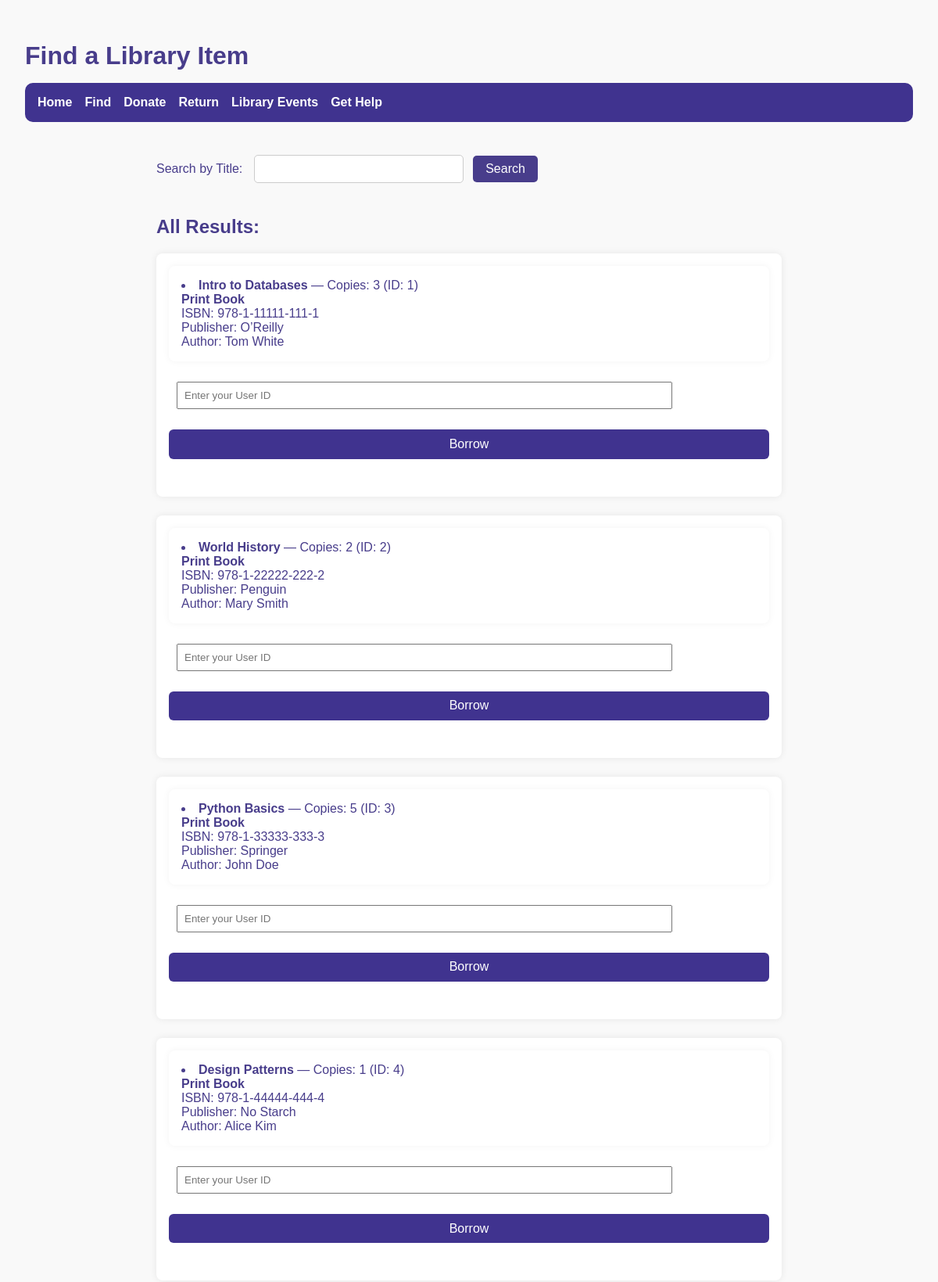
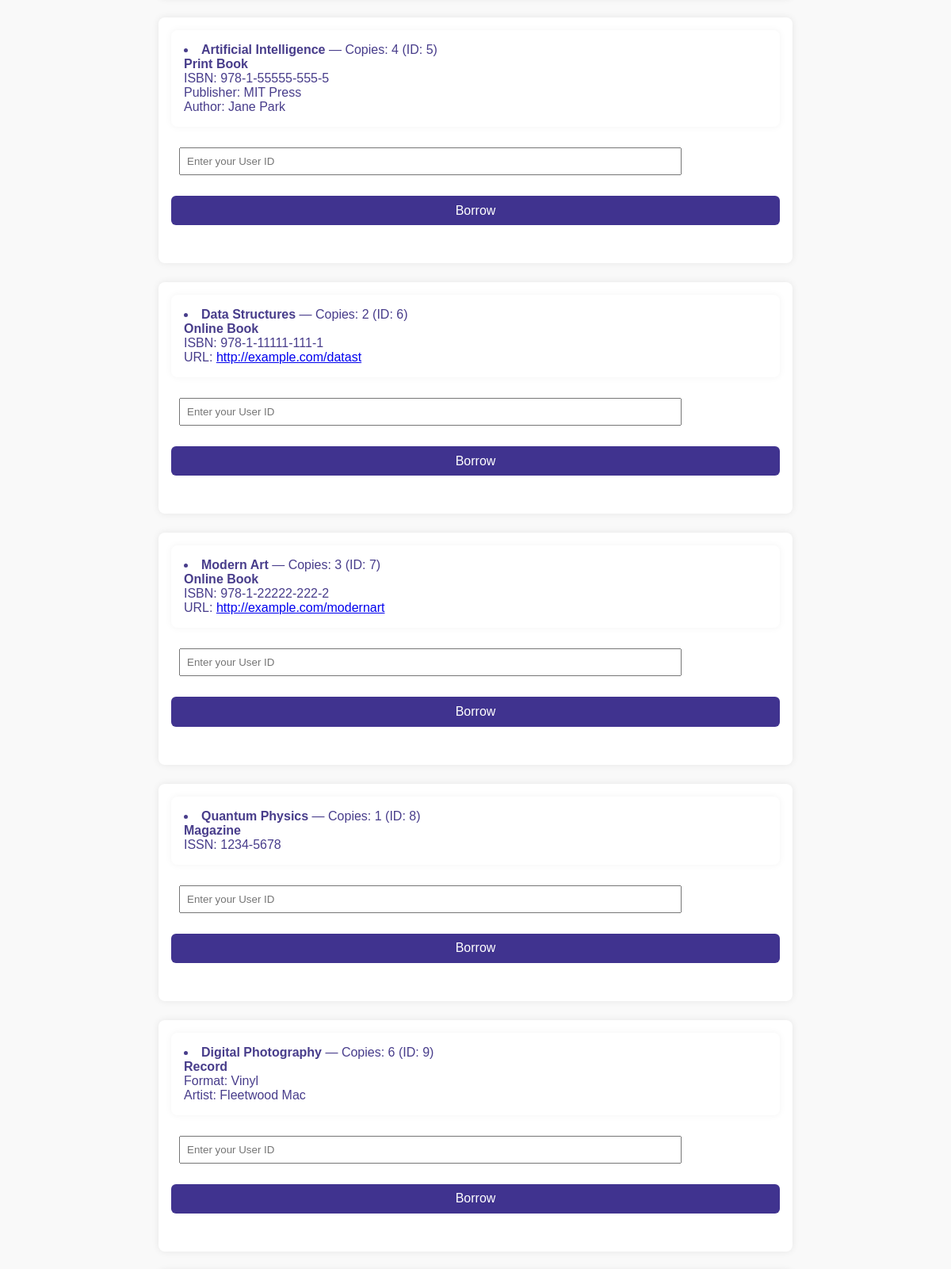
Page /find (upper part) on the committed database (2 pictures, top to bottom).
### tables this page shows
CREATE TABLE PrintBooks (
        item_id INTEGER PRIMARY KEY,
        ISBN TEXT,
        FOREIGN KEY (item_id) REFERENCES LibraryItems(item_id),
        FOREIGN KEY (ISBN) REFERENCES BookMetadata(ISBN)
    );

CREATE TABLE LibraryItems (
        item_id INTEGER PRIMARY KEY,
        available_copies INTEGER CHECK(available_copies >= 0),
        title TEXT NOT NULL
    );

CREATE TABLE BookMetadata (
        ISBN TEXT PRIMARY KEY,
        publisher TEXT,
        author TEXT
    );

CREATE TABLE OnlineBooks (
        item_id INTEGER PRIMARY KEY,
        url TEXT,
        ISBN TEXT,
        FOREIGN KEY (item_id) REFERENCES LibraryItems(item_id),
        FOREIGN KEY (ISBN) REFERENCES BookMetadata(ISBN)
    );

CREATE TABLE Magazines (
        item_id INTEGER PRIMARY KEY,
        ISSN TEXT,
        FOREIGN KEY (item_id) REFERENCES LibraryItems(item_id)
    );

### modules/routes.py (the view)
    @app.route('/find', methods=['GET', 'POST'])
    def find_item():
        search_query = ''
        if request.method == 'POST':
            search_query = request.form['title']
        conn = sqlite3.connect('library.db')
        cur = conn.cursor()
        query = '''
            SELECT li.item_id, li.title, li.available_copies,
                pb.ISBN, bm.publisher, bm.author,
                COALESCE(mm1.format, mm2.format) AS format,
                COALESCE(mm1.artist, mm2.artist) AS artist,
                m.ISSN,
                ob.ISBN AS ob_ISBN, ob.url,
                COALESCE(mm2.genre, mm1.genre) AS genre
            FROM LibraryItems li
            LEFT JOIN PrintBooks pb ON li.item_id = pb.item_id
            LEFT JOIN BookMetadata bm ON pb.ISBN = bm.ISBN
            LEFT JOIN Records r ON li.item_id = r.item_id
            LEFT JOIN MediaMetadata mm1 ON r.media_id = mm1.media_id
            LEFT JOIN Magazines m ON li.item_id = m.item_id
            LEFT JOIN OnlineBooks ob ON li.item_id = ob.item_id
            LEFT JOIN CDs cd ON li.item_id = cd.item_id
            LEFT JOIN MediaMetadata mm2 ON cd.media_id = mm2.media_id
        '''
        params = ()
        if search_query:
            query += ' WHERE li.title LIKE ?'
            params = (f'%{search_query}%',)
        cur.execute(query, params)
        results = cur.fetchall()
        conn.close()
        return render_template('find.html', results=results, search_query=search_query, message=request.args.get('message'))

### templates/find.html (shortened to what this page needs)
{% extends 'base.html' %}
{% block head %}
    <h1>Find a Library Item</h1>
{% endblock %}
{% block body %}
    <form method="POST">
        <label for="title">Search by Title:</label>
        <input type="text" id="title" name="title" value="{{ search_query }}">
        <button type="submit">Search</button>
    </form>
    <h2>All Results:</h2>
    {% for item in results %}
        <div class="card">
            <li>
                <strong>{{ item[1] }}</strong> — Copies: {{ item[2] }} (ID: {{ item[0] }})<br>
                {% if item[3] %}
                    <strong>Print Book</strong><br>
                    ISBN: {{ item[3] }}<br>
                    Publisher: {{ item[4] }}<br>
                    Author: {{ item[5] }}<br>
                {% elif item[6] and item[7] %}
                    <strong>Record</strong><br>
                    Format: {{ item[6] }}<br>
                    Artist: {{ item[7] }}<br>
                {% elif item[8] %}
                    <strong>Magazine</strong><br>
                    ISSN: {{ item[8] }}<br>
                {% elif item[9] %}
                    <strong>Online Book</strong><br>
                    ISBN: {{ item[9] }}<br>
                    URL: <a href="{{ item[10] }}" target="_blank">{{ item[10] }}</a><br>
                {% elif item[11] %}
                    <strong>CD</strong><br>
                    Genre: {{ item[11] }}<br>
                    Format: {{ item[6] }}<br>
                    Artist: {{ item[7] }}<br>
                {% endif %}
            </li>
            <form method="POST" action="{{ url_for('borrow_item') }}">
                <input type="number" name="user_id" placeholder="Enter your User ID" required>
                <button class="action-button" type="submit">Borrow</button>
            </form>
        </div>
    {% endfor %}
{% endblock %}

### static/style.css (style rules this page uses)
body { margin: 0; font-family: sans-serif; color: darkslateblue; background-color: #f9f9f9; padding: 2rem; }
h1 { color: darkslateblue; margin-bottom: 1rem; }
form { margin-bottom: 2rem; }
input[type="text"] { padding: 0.5rem; font-size: 1rem; width: 250px; margin-right: 0.5rem; border: 1px solid #ccc; border-radius: 5px; }
button { padding: 0.5rem 1rem; font-size: 1rem; background-color: darkslateblue; color: white; border: none; border-radius: 5px; cursor: pointer; }
li { background: white; padding: 1rem; margin-bottom: 1rem; border-radius: 8px; box-shadow: 0 0 10px rgba(0,0,0,0.05); }
input, #openEventForm { margin: 10px; padding: 8px; width: 80%; }
.card { background: white; padding: 1rem; margin-bottom: 1.5rem; border-radius: 8px; box-shadow: 0 0 10px rgba(0, 0, 0, 0.08); }
.action-button { background-color: #40338f; color: white; padding: 0.6rem 1rem; margin-top: 1rem; border: none; width: 100%; font-size: 1rem; border-radius: 6px; cursor: pointer; }

### rows in the picture
PrintBooks: title "Intro to Databases", available_copies "3", item_id "1", ISBN "978-1-11111-111-1", publisher "O’Reilly", author "Tom White"
PrintBooks: title "World History", available_copies "2", item_id "2", ISBN "978-1-22222-222-2", publisher "Penguin", author "Mary Smith"
PrintBooks: title "Python Basics", available_copies "5", item_id "3", ISBN "978-1-33333-333-3", publisher "Springer", author "John Doe"
PrintBooks: title "Design Patterns", available_copies "1", item_id "4", ISBN "978-1-44444-444-4", publisher "No Starch", author "Alice Kim"
PrintBooks: title "Artificial Intelligence", available_copies "4", item_id "5", ISBN "978-1-55555-555-5", publisher "MIT Press", author "Jane Park"
OnlineBooks: title "Data Structures", available_copies "2", item_id "6", ISBN "978-1-11111-111-1", url "http://example.com/datast"
OnlineBooks: title "Modern Art", available_copies "3", item_id "7", ISBN "978-1-22222-222-2", url "http://example.com/modernart"
Magazines: title "Quantum Physics", available_copies "1", item_id "8", ISSN "1234-5678"
LibraryItems: title "Digital Photography", available_copies "6", item_id "9", item "Vinyl", item "Fleetwood Mac"
